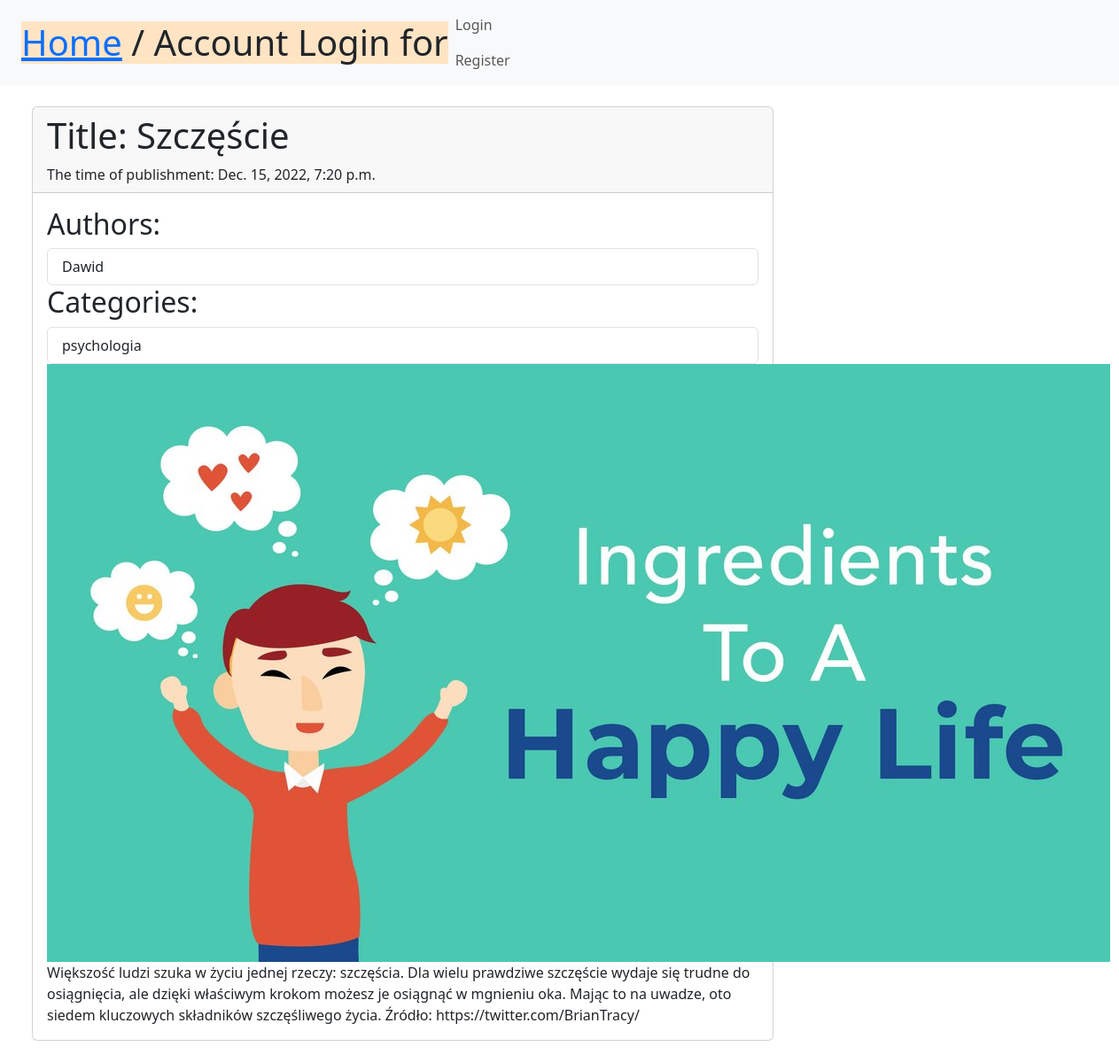
/releases/1/, run on the app's committed database.
### media/models.py (models this page shows, shortened)
class Release(models.Model):
    title = models.TextField(max_length=200)
    text = models.TextField(max_length=2000)
    category_release = models.ForeignKey(Category, on_delete=models.CASCADE)
    author_specialist = models.ForeignKey(User, on_delete=models.CASCADE, null=True)
    relimg = models.ImageField(upload_to='profile_images', default='test.png')
    date = models.DateTimeField(auto_now_add=True)

class Category(models.Model):
    name = models.CharField(max_length=64)
    def __str__(self):
        return self.name

### people/models.py (models this page shows, shortened)
class User(AbstractUser):
    company = models.ForeignKey('Company', related_name='Employees', null=True, on_delete=models.SET_NULL)

### media/views.py (the view)
# urls.py: path('releases/<int:pk>/', ReleaseDetailView.as_view(), name='detail_release'),
class ReleaseDetailView(View):
    def get(self, request, pk):
        released = Release.objects.get(pk=pk)
        return render(request, 'detailrelease.html', {'release': released})

### media/templates/detailrelease.html (shortened to what this page needs)
{% extends 'base.html' %}
{% block content %}
<div class="card w-75">
    <div class="card-header">
        <h1> Title: {{ release.title }}</h1>
        <div> The time of publishment: {{ release.date}}</div>
    </div>
    <div class="card-body">
             <h2> Authors:</h2>
        <ul class="list-group">
            <li class="list-group-item"> {{ release.author_specialist }}</li>
        </ul>
         <h2> Categories:</h2>
        <ul class="list-group">
            <li class="list-group-item">{{ release.category_release }}</li>
        </ul>
        <img src="/{{release.relimg}}" >
        <div> {{release.text}}</div>
    </div>
</div>
{% endblock %}

### data on the page
Release: title "Szczęście", date "Dec. 15, 2022, 7:20 p.m.", author_specialist "Dawid", category_release "psychologia", relimg (picture), text "Większość ludzi szuka w życiu jednej rzeczy: szczęścia. Dla wielu prawdziwe szczęście wydaje się trudne do osiągnięcia, ale dzięki właściwym krokom możesz je osiągnąć w mgnieniu oka. Mając to na uwadze, oto siedem kluczowych składników szczęśliwego życia. Źródło: https://twitter.com/BrianTracy/"
